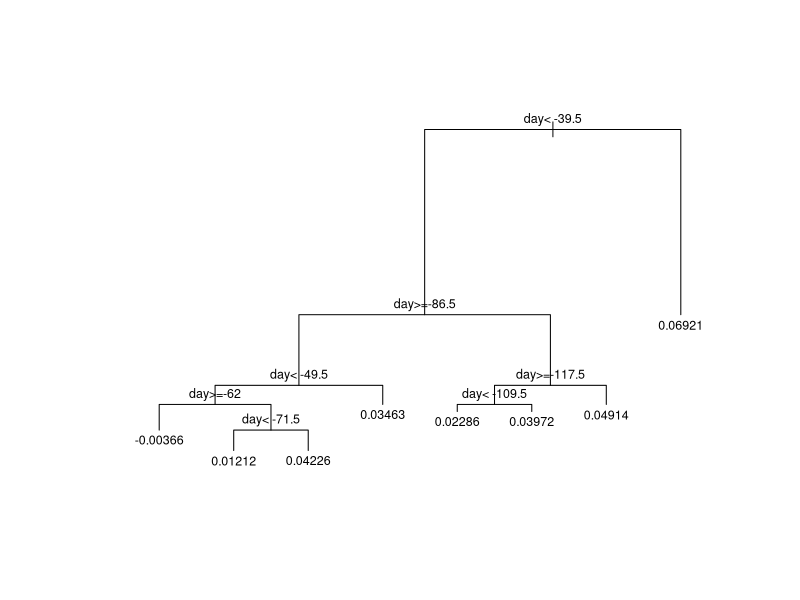
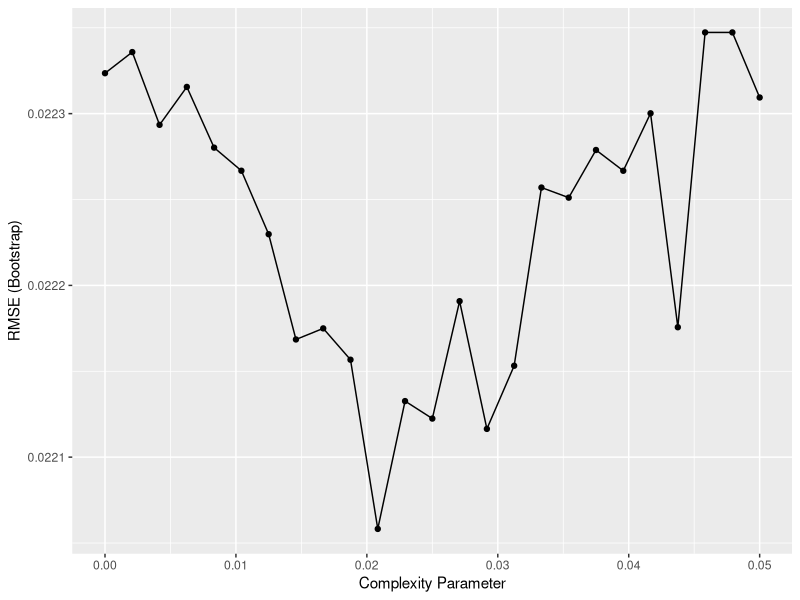
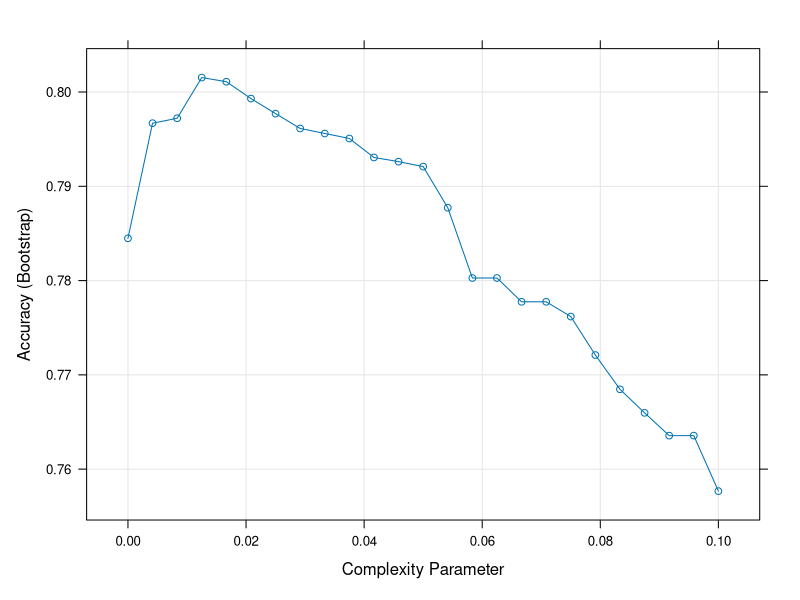
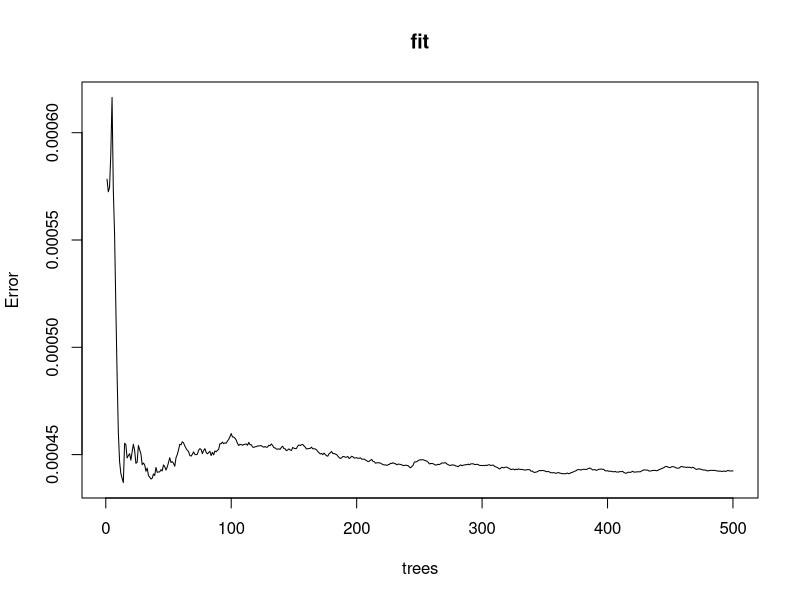

These charts were generated, in order, by the following R code: (Note: this script raises an error after producing the figures.)
## ---- chunk 1
library(dslabs)
library(tidyverse)
data("olive")
head(olive)
## ---- chunk 2
table(olive$region)
## ---- chunk 3
olive <- select(olive, -area)
## ---- chunk 4
library(caret)
fit <- train(region ~ ., method = "knn", tuneGrid = data.frame(k = seq(1,15,2)), data = olive)
## ---- chunk 5
library(rpart)
fit <- rpart(margin ~ ., data= polls_2008)
## ---- chunk 6
plot(fit, margin = 0.1)
text(fit, cex = 0.75)
## ---- chunk 7
pruned_fit <- prune(fit, cp = 0.01)
## ---- chunk 8
library(caret)
train_rpart <- train(margin ~ .,
                     method = "rpart",
                     tuneGrid = data.frame(cp = seq(0, 0.05, len=25)),data = polls_2008)

ggplot(train_rpart)
## ---- chunk 9
train_rpart <- train(y ~ .,method = "rpart", tuneGrid = data.frame(cp = seq(0.0,0.1, len = 25)),data = mnist_27$train)

plot(train_rpart)
## ---- chunk 10
confusionMatrix(predict(train_rpart, mnist_27$test), mnist_27$test$y)$overall["Accuracy"]
## ---- chunk 11
library(randomForest)
fit <- randomForest(margin ~ ., data = polls_2008)
## ---- chunk 12
plot(fit)
## ---- chunk 13
library(randomForest)
train_rf <-  randomForest(y ~ ., data= mnist_27$train)
confusionMatrix(predict(train_rf, mnist_27$test), mnist_27$test$y)$overall["Accuracy"]
## ---- chunk 14
fit  <- train(y ~ .,
              method = "Rborist", 
              tuneGrid= data.frame(predFixed = 2,
                                   minNode  = seq(3,50)),
              data = mnist_27$train)
              
confusionMatrix(predict(fit,mnist_27$test), mnist_27$test$y)$overall["Accuracy"]
